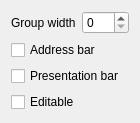
<?xml version="1.0" encoding="UTF-8"?>
<ui version="4.0">
 <class>QBinaryDataView_PropertiesEditor</class>
 <widget class="QWidget" name="QBinaryDataView_PropertiesEditor">
  <property name="geometry">
   <rect>
    <x>0</x>
    <y>0</y>
    <width>133</width>
    <height>110</height>
   </rect>
  </property>
  <property name="windowTitle">
   <string>Form</string>
  </property>
  <layout class="QVBoxLayout" name="verticalLayout_2">
   <item>
    <layout class="QHBoxLayout" name="horizontalLayout">
     <item>
      <widget class="QLabel" name="label">
       <property name="text">
        <string>Group width</string>
       </property>
      </widget>
     </item>
     <item>
      <widget class="QSpinBox" name="groupWidth">
       <property name="maximum">
        <number>255</number>
       </property>
      </widget>
     </item>
    </layout>
   </item>
   <item>
    <layout class="QVBoxLayout" name="verticalLayout">
     <item>
      <widget class="QCheckBox" name="adressBar">
       <property name="text">
        <string>Address bar</string>
       </property>
      </widget>
     </item>
     <item>
      <widget class="QCheckBox" name="presentationBar">
       <property name="text">
        <string>Presentation bar</string>
       </property>
      </widget>
     </item>
     <item>
      <widget class="QCheckBox" name="editable">
       <property name="text">
        <string>Editable</string>
       </property>
      </widget>
     </item>
    </layout>
   </item>
  </layout>
 </widget>
 <resources/>
 <connections/>
</ui>
